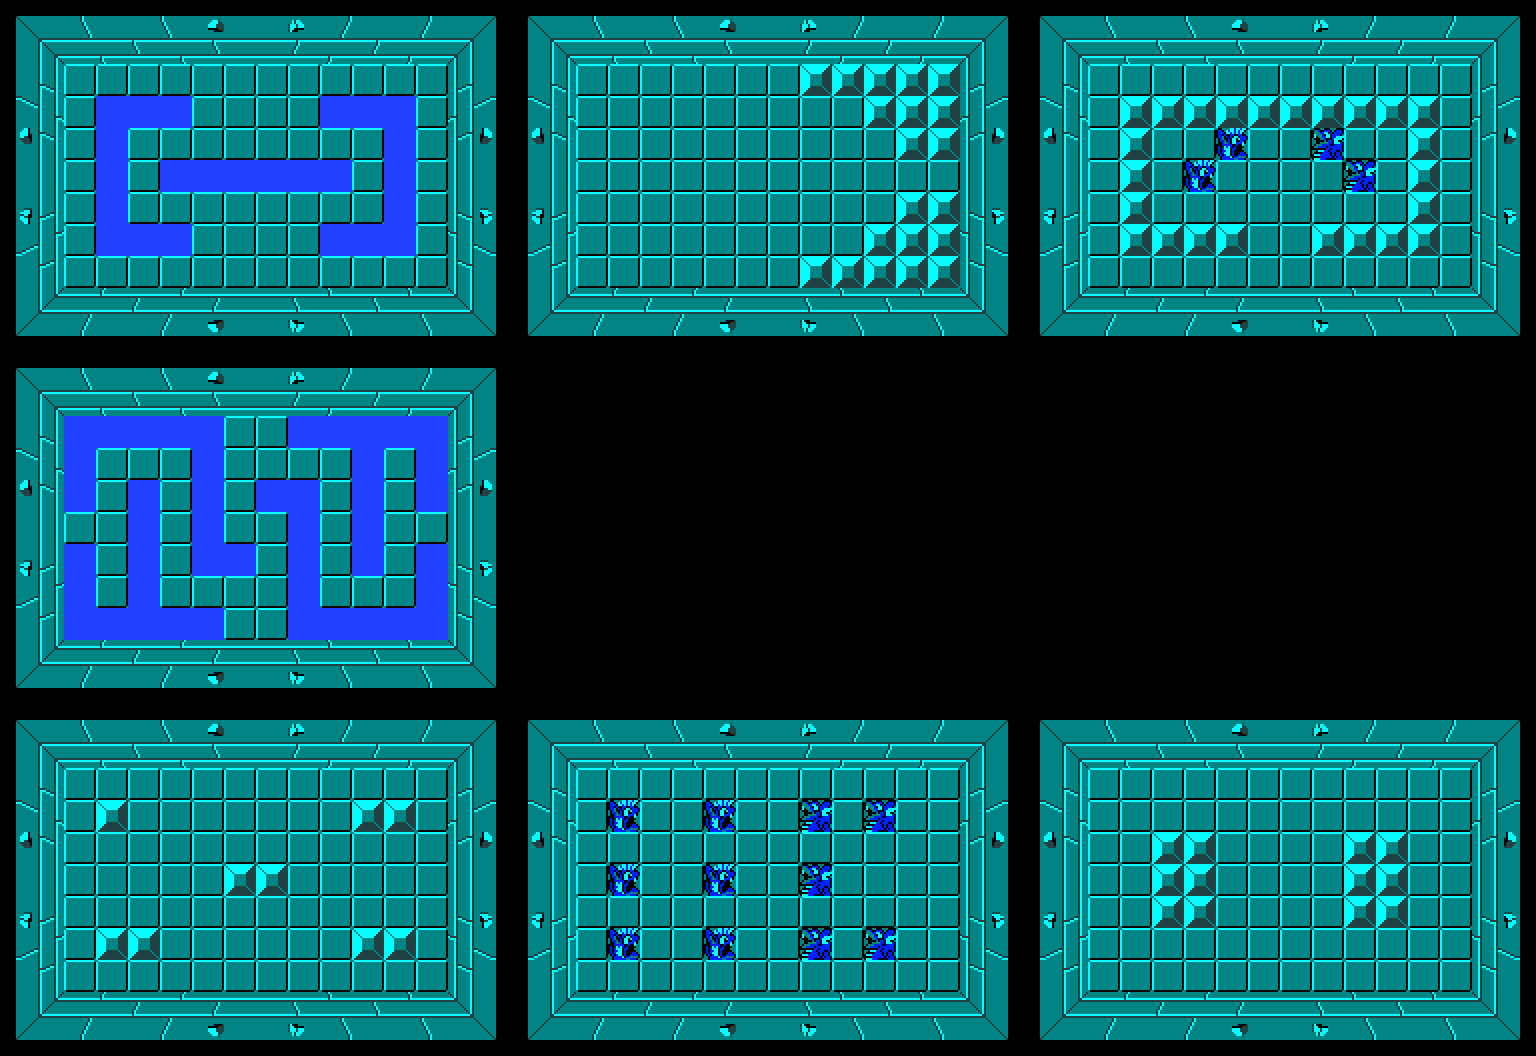

This game map was drawn from its Tiled (.tmx) file and the tilesets committed beside it. A one-line description and the trimmed map source follow:
An orthogonal 48x33 tile map with 32x32 px tiles, 1 tile layer (Tiles) and 115 objects (82x Collider, 12x Door, 8x Skeleton, 5x Bat, 3x Key, ...).

<map version="1.2" tiledversion="1.2.1" orientation="orthogonal" renderorder="right-down" width="48" height="33" tilewidth="32" tileheight="32" infinite="0" nextlayerid="13" nextobjectid="164">
 <tileset firstgid="1" source="DungeonTiles.tsx" />
 <layer id="2" name="Tiles" width="48" height="33" locked="1">
  <data>[1584 cells, 1232 non-empty, 97 distinct tile ids]</data>
 </layer>
 <objectgroup id="6" name="Room1" locked="1">
  <object id="31" type="Collider" x="544" y="736" width="448" height="32" />
  <object id="36" type="Collider" x="544" y="992" width="448" height="32" />
  <object id="37" type="Collider" x="960" y="768" width="32" height="224" />
  <object id="38" type="Collider" x="544" y="768" width="32" height="224" />
  <object id="39" type="Collider" x="608" y="800" width="32" height="32" />
  <object id="40" type="Collider" x="608" y="864" width="32" height="32" />
  <object id="41" type="Collider" x="608" y="928" width="32" height="32" />
  <object id="42" type="Collider" x="704" y="864" width="32" height="32" />
  <object id="43" type="Collider" x="704" y="800" width="32" height="32" />
  <object id="44" type="Collider" x="704" y="928" width="32" height="32" />
  <object id="45" type="Collider" x="800" y="800" width="32" height="32" />
  <object id="46" type="Collider" x="800" y="864" width="32" height="32" />
  <object id="47" type="Collider" x="800" y="928" width="32" height="32" />
  <object id="48" type="Collider" x="864" y="800" width="32" height="32" />
  <object id="49" type="Collider" x="864" y="928" width="32" height="32" />
  <object id="50" type="SecretBlock" x="864" y="864" width="32" height="32">
   <properties>
    <property name="Direction" value="Left" />
   </properties>
  </object>
  <object id="52" type="Door" x="960" y="848" width="64" height="64">
   <properties>
    <property name="Destination" value="Room2" />
    <property name="Direction" value="Right" />
    <property name="State" value="Closed" />
   </properties>
  </object>
  <object id="53" type="Door" x="512" y="848" width="64" height="64">
   <properties>
    <property name="Destination" value="Room3" />
    <property name="Direction" value="Left" />
    <property name="State" value="Locked" />
   </properties>
  </object>
  <object id="160" type="Player" x="768" y="960" />
 </objectgroup>
 <objectgroup id="7" name="Room2" locked="1">
  <object id="56" type="Collider" x="1152" y="832" width="64" height="96" />
  <object id="57" type="Collider" x="1344" y="832" width="64" height="96" />
  <object id="58" type="Collider" x="1056" y="736" width="448" height="32" />
  <object id="59" type="Collider" x="1056" y="992" width="448" height="32" />
  <object id="60" type="Collider" x="1472" y="768" width="32" height="224" />
  <object id="61" type="Collider" x="1056" y="768" width="32" height="224" />
  <object id="62" type="Door" x="1024" y="848" width="64" height="64">
   <properties>
    <property name="Destination" value="Room1" />
    <property name="Direction" value="Left" />
    <property name="State" value="Open" />
   </properties>
  </object>
  <object id="63" type="Bat" x="1216" y="768" width="32" height="32" />
  <object id="64" type="Bat" x="1216" y="864" width="32" height="32" />
  <object id="65" type="Bat" x="1344" y="800" width="32" height="32" />
  <object id="66" type="Bat" x="1408" y="864" width="32" height="32" />
  <object id="67" type="Key" x="1440" y="768" width="32" height="32" />
 </objectgroup>
 <objectgroup id="8" name="Room3" locked="1">
  <object id="68" type="Collider" x="96" y="800" width="32" height="32" />
  <object id="69" type="Collider" x="96" y="928" width="64" height="32" />
  <object id="70" type="Collider" x="224" y="864" width="64" height="32" />
  <object id="71" type="Collider" x="352" y="800" width="64" height="32" />
  <object id="72" type="Collider" x="352" y="928" width="64" height="32" />
  <object id="73" type="Collider" x="32" y="736" width="448" height="32" />
  <object id="74" type="Collider" x="32" y="768" width="32" height="224" />
  <object id="75" type="Collider" x="448" y="768" width="32" height="224" />
  <object id="76" type="Collider" x="32" y="992" width="448" height="32" />
  <object id="77" type="SecretBlock" x="128" y="800" width="32" height="32">
   <properties>
    <property name="Direction" value="Down" />
   </properties>
  </object>
  <object id="78" type="Door" x="448" y="848" width="64" height="64">
   <properties>
    <property name="Destination" value="Room1" />
    <property name="Direction" value="Right" />
    <property name="State" value="Open" />
   </properties>
  </object>
  <object id="79" type="Door" x="224" y="704" width="64" height="64">
   <properties>
    <property name="Destination" value="Room4" />
    <property name="Direction" value="Up" />
    <property name="State" value="Closed" />
   </properties>
  </object>
  <object id="110" type="Skeleton" x="128" y="864" width="32" height="32" />
 </objectgroup>
 <objectgroup id="9" name="Room4" locked="1">
  <object id="81" type="Collider" x="192" y="384" width="128" height="32" />
  <object id="82" type="Collider" x="288" y="416" width="160" height="32" />
  <object id="83" type="Collider" x="416" y="448" width="32" height="64" />
  <object id="84" type="Collider" x="448" y="512" width="32" height="32" />
  <object id="85" type="Collider" x="416" y="544" width="32" height="96" />
  <object id="86" type="Collider" x="352" y="448" width="32" height="128" />
  <object id="87" type="Collider" x="256" y="480" width="64" height="32" />
  <object id="88" type="Collider" x="288" y="512" width="32" height="128" />
  <object id="89" type="Collider" x="320" y="608" width="96" height="32" />
  <object id="90" type="Collider" x="192" y="544" width="64" height="32" />
  <object id="91" type="Collider" x="192" y="416" width="32" height="128" />
  <object id="92" type="Collider" x="64" y="416" width="128" height="32" />
  <object id="93" type="Collider" x="64" y="448" width="32" height="64" />
  <object id="94" type="Collider" x="32" y="512" width="32" height="32" />
  <object id="95" type="Collider" x="64" y="544" width="32" height="96" />
  <object id="96" type="Collider" x="96" y="608" width="128" height="32" />
  <object id="97" type="Collider" x="128" y="480" width="32" height="128" />
  <object id="98" type="Collider" x="224" y="640" width="64" height="32" />
  <object id="99" type="Key" x="416" y="512" width="32" height="32" />
  <object id="104" type="Skeleton" x="96" y="448" width="32" height="32" />
  <object id="105" type="Skeleton" x="96" y="544" width="32" height="32" />
  <object id="106" type="Skeleton" x="320" y="448" width="32" height="32" />
  <object id="107" type="Skeleton" x="384" y="544" width="32" height="32" />
  <object id="108" type="Door" x="224" y="640" width="64" height="64">
   <properties>
    <property name="Destination" value="Room3" />
    <property name="Direction" value="Down" />
    <property name="State" value="Open" />
   </properties>
  </object>
  <object id="109" type="Door" x="224" y="352" width="64" height="64">
   <properties>
    <property name="Destination" value="Room5" />
    <property name="Direction" value="Up" />
    <property name="State" value="Locked" />
   </properties>
  </object>
 </objectgroup>
 <objectgroup id="10" name="Room5">
  <!-- 46 objects omitted --></objectgroup>
 <objectgroup id="11" name="Room6" locked="1">
  <!-- 28 objects omitted --></objectgroup>
 <objectgroup id="12" name="Room7" locked="1">
  <!-- 15 objects omitted --></objectgroup>
</map>
<!-- 46 of 115 objects omitted -->